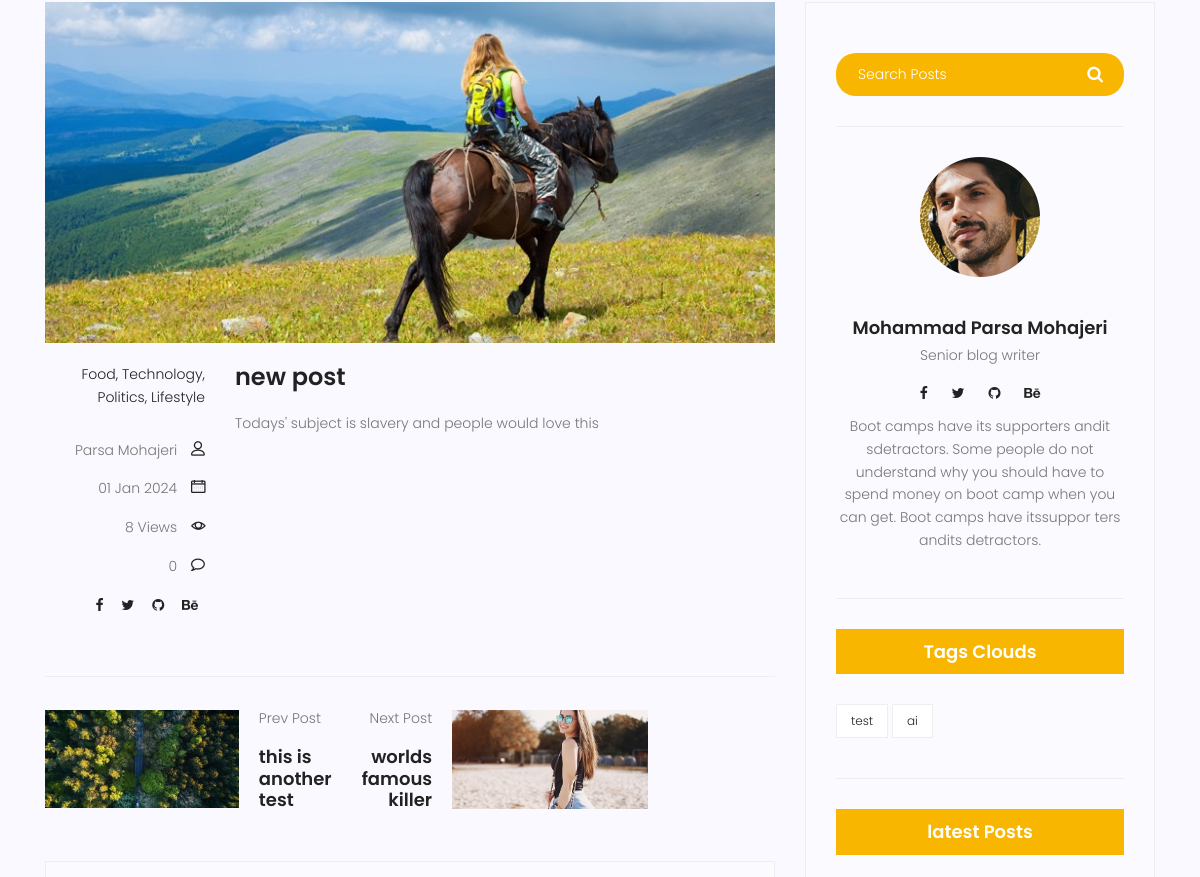
Before: /blog/6 (middle part) with the older database file.
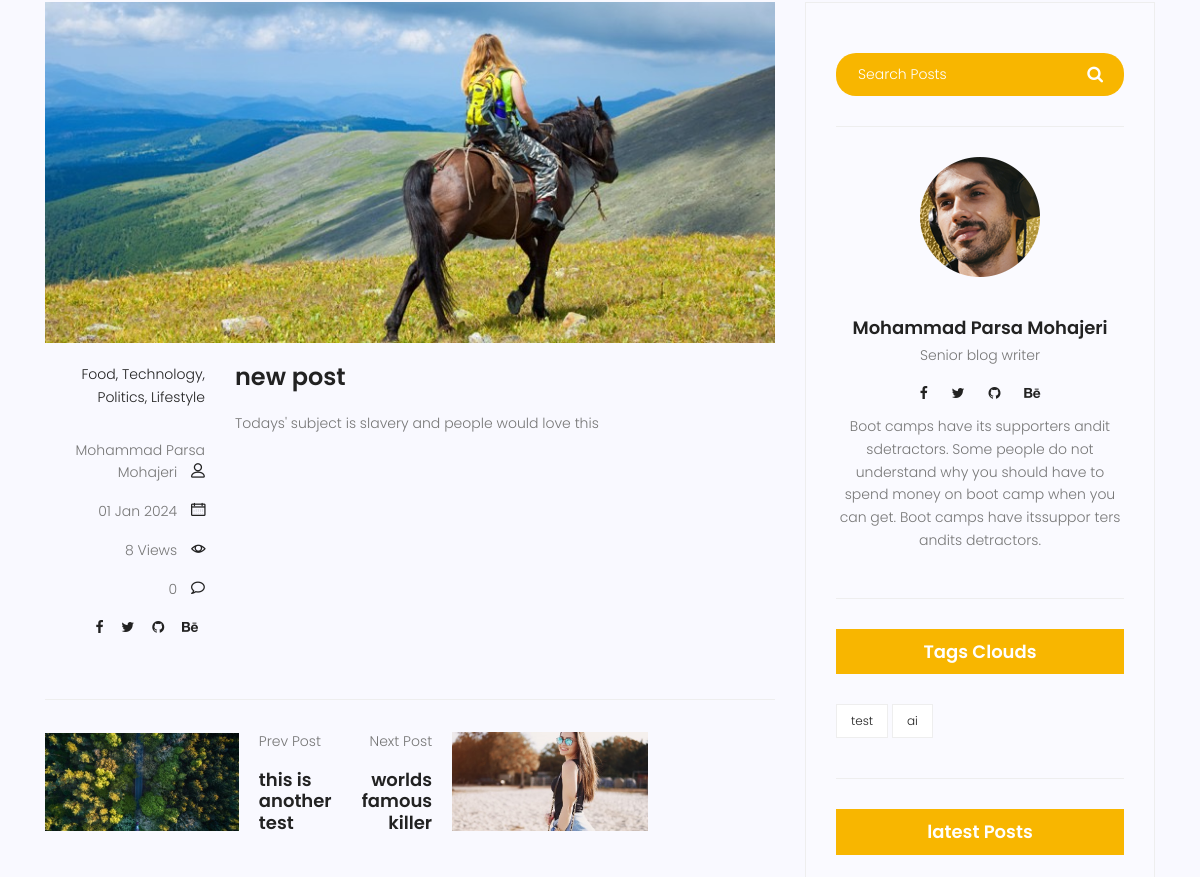
After: the same page with the newer database file.
### blog/models.py (models this page shows, shortened)
class Post (models.Model):
    image=models.ImageField(upload_to='blog/',default='blog/defalt.jpg')
    author=models.ForeignKey(User,on_delete=models.SET_NULL,null=True)
    title=models.CharField(max_length=255)
    content=models.TextField()
    tags = TaggableManager()
    category=models.ManyToManyField(Category)
    counted_views=models.IntegerField(default=0)
    status=models.BooleanField(default=False)
    login_require=models.BooleanField(default=False)
    published_date=models.DateTimeField(null=True)
    created_date=models.DateTimeField(auto_now_add=True)
    updated_date=models.DateTimeField(auto_now=True)
    class Meta:
        ordering=('created_date',)

### blog/views.py (the view, shortened to what this page needs)
# urls.py: path('<int:pid>',blog_single, name='single'),
def blog_single(request,pid):
    post = get_object_or_404(Post,pk=pid,status=1,published_date__lte=timezone.now())
    post.counted_views += 1
    post.save()
    previous_post = Post.objects.filter(id__lt=pid,status=1,published_date__lte=timezone.now()).order_by('-id').first()
    next_post = Post.objects.filter(id__gt=pid,status=1,published_date__lte=timezone.now()).order_by('id').first()
    if not post.login_require:
        comments=Comment.objects.filter(post=post.id,approved=True).order_by('-created_date')
        form=CommentForm()
        context={'post':post,'previous_post': previous_post,'next_post': next_post,'comments':comments,'form':form}
        return render(request,'blog/blog-single.html',context)
    else:
        return HttpResponseRedirect(reverse('accounts:login'))

### blog/forms.py
class CommentForm(forms.ModelForm):
    class Meta :
        model=Comment
        fields=['post','name','email','subject','message']

### blog/templatetags/blog_tags.py (called while the page is built)
@register.inclusion_tag('blog/blog-popular-posts.html')
def latestposts(arg=3):
    posts =Post.objects.filter(status=1).order_by('published_date')[:arg]
    return {'posts':posts}

### templates/blog/blog-single.html (shortened to what this page needs)
{% extends 'base.html' %}
{% load static %}
{% load blog_tags %}
{% load humanize %}
{% block content %}
			<section class="post-content-area single-post-area">
				<div class="container">
					<div class="row">
						<div class="col-lg-8 posts-list">
							<div class="single-post row">
								<div class="col-lg-12">
									<div class="feature-img">
										<img class="img-fluid" src="{% static 'img/blog/feature-img1.jpg' %}" alt="">
									</div>
								</div>
								<div class="col-lg-3  col-md-3 meta-details">
									<ul class="tags">
										<li><a href="#">Food,</a></li>
										<li><a href="#">Technology,</a></li>
										<li><a href="#">Politics,</a></li>
										<li><a href="#">Lifestyle</a></li>
									</ul>
									<div class="user-details row">
										<p class="user-name col-lg-12 col-md-12 col-6"><a href="#">{{post.author.get_full_name}}</a> <span class="lnr lnr-user"></span></p>
										<p class="date col-lg-12 col-md-12 col-6"><a href="#">{{post.published_date|date:"d M Y"}}</a> <span class="lnr lnr-calendar-full"></span></p>
										<p class="view col-lg-12 col-md-12 col-6"><a href="#">{{post.counted_views}} Views</a> <span class="lnr lnr-eye"></span></p>
										<p class="comments col-lg-12 col-md-12 col-6"><a href="#">{{comments|length}}</a> <span class="lnr lnr-bubble"></span></p>
										<ul class="social-links col-lg-12 col-md-12 col-6">
											<li><a href="#"><i class="fa fa-facebook"></i></a></li>
											<li><a href="#"><i class="fa fa-twitter"></i></a></li>
											<li><a href="#"><i class="fa fa-github"></i></a></li>
											<li><a href="#"><i class="fa fa-behance"></i></a></li>
										</ul>
									</div>
								</div>
								<div class="col-lg-9 col-md-9">
									<h3 class="mt-20 mb-20">{{post.title}}</h3>
									<p class="excert">
										{{post.content|safe}}
									</p>
								</div>
							</div>
							<div class="navigation-area">
								<div class="row">
									<div class="col-lg-5 col-md-5 col-5 nav-left flex-row d-flex justify-content-start align-items-center">
										{% if previous_post %}
										<div class="thumb">
											<a href="{% url 'blog:single' pid=previous_post.id %}"><img class="img-fluid" src="{{previous_post.image.url}}" alt=""></a>
										</div>
										<div class="arrow">
											<a href="{% url 'blog:single' pid=previous_post.id %}"></a>
										</div>
										<div class="detials">
											<p>Prev Post</p>
											<a href="{% url 'blog:single' pid=previous_post.id %}"><h4>{{previous_post.title}}</h4></a>
										</div>
										{% endif %}
									</div>
									<div class="col-lg-5 col-md-5 col-5 nav-right flex-row d-flex justify-content-end align-items-center">
										{% if next_post %}
										<div class="detials">
											<p>Next Post</p>
											<a href="{% url 'blog:single' pid=next_post.id %}"><h4>{{next_post.title}}</h4></a>
										</div>
										<div class="arrow">
											<a href="{% url 'blog:single' pid=next_post.id %}"></a>
										</div>
										<div class="thumb">
											<a href="{% url 'blog:single' pid=next_post.id %}"><img class="img-fluid" src="{{next_post.image.url}}" alt=""></a>
										</div>
										{% endif %}
									</div>
								</div>
							</div>
							<div class="comments-area">
							</div>
						</div>
						<div class="col-lg-4 sidebar-widgets">
							<div class="widget-wrap">
								{% include 'blog/blog-search.html' %}
								{% include 'blog/blog-writer.html' %}
								{% include 'blog/blog-tags.html' %}
								{% latestposts 5 %}
							</div>
						</div>
					</div>
				</div>
			</section>
			{% endblock %}

Changed rows visible on the page:
changed Post "new post": author.get_full_name "Parsa Mohajeri" → "Mohammad Parsa Mohajeri"
